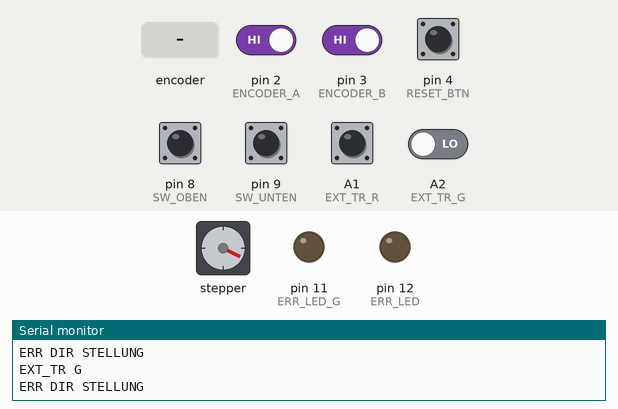
This sketch was run on a simulated Arduino Uno, built with avr-gcc and run on an emulated ATmega328P. Parts: stepper motor, output pins drawn as LEDs (lit = HIGH), the last lines printed to the serial monitor. Wiring (inferred from the names in the program): stepper motor driver (200 steps per turn assumed): step pin 6; direction pin 7; enable pin 5. Dashed ring = blinking. The test bench sets the inputs (shaded band); at power-on: A1 (EXT_TR_R), pin 2 (ENCODER_A), pin 3 (ENCODER_B), pin 4 (RESET_BTN), pin 8 (SW_OBEN), pin 9 (SW_UNTEN) HIGH, A2 (EXT_TR_G) LOW. Pins used as bus, display or sensor lines are not drawn.

Above: at 3.4 s.
3.5 s: pin 9 (SW_UNTEN) pulled LOW for 0.15 s
At 3.59 s:
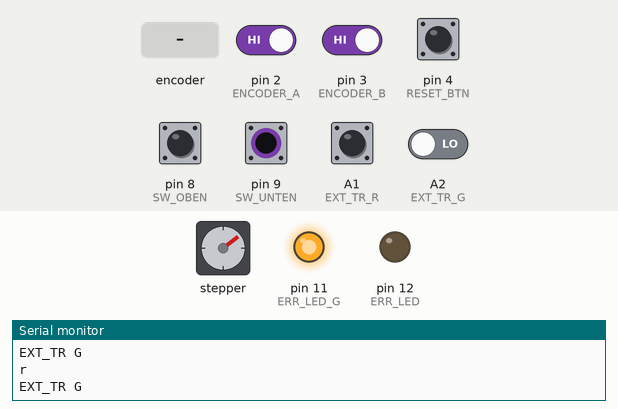
7.0 s: rotary encoder on pin 2 (ENCODER_A) / pin 3 (ENCODER_B) turned 1 step (first pin leading)
At 8.27 s:
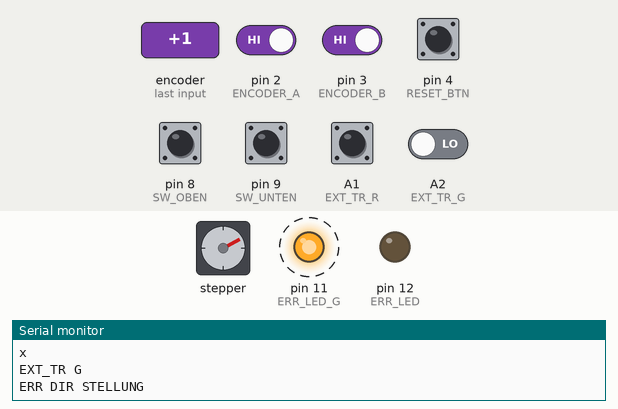
11.0 s: pin 8 (SW_OBEN) pulled LOW for 1 s
At 11.33 s:
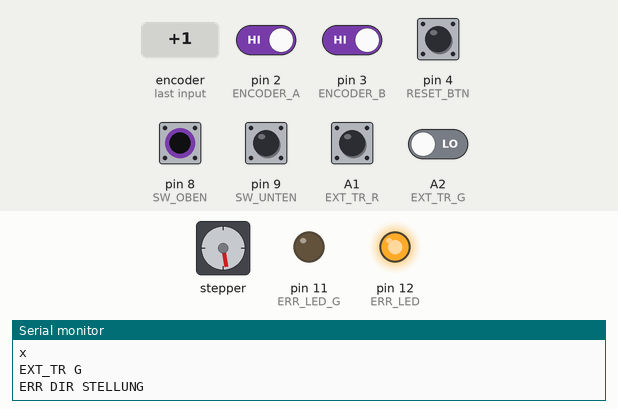
14.5 s: pin 8 (SW_OBEN) pulled LOW for 0.15 s
At 15.44 s:
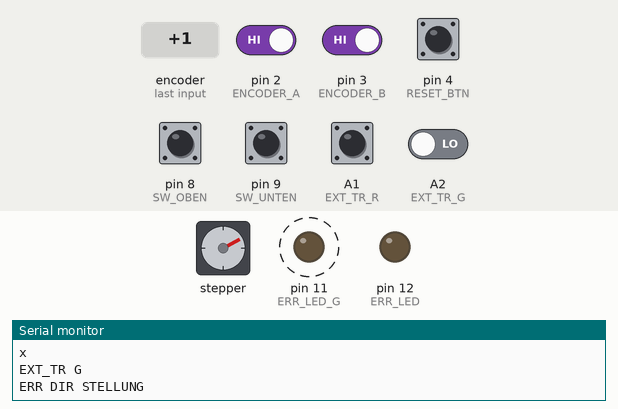
18.0 s: rotary encoder on pin 2 (ENCODER_A) / pin 3 (ENCODER_B) turned 1 step (first pin leading)
25.0 s: pin 9 (SW_UNTEN) pulled LOW for 1 s
Timing chart, 0 to 78.0 s (numbered marks = the images above; inputs shaded):
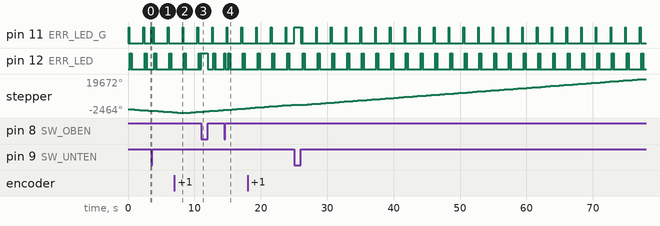

The sketch:

MTR_CONTROL_FIN_FH.ino
```cpp
#include <Arduino.h>

#define EN 5
#define STEP 6
#define DIR 7

#define ENCODER_A 2
#define ENCODER_B 3

#define RESET_BTN 4
#define SW_OBEN 8
#define SW_UNTEN 9

#define EXT_TR_P A0
#define EXT_TR_R A1
#define EXT_TR_G A2

#define ERR_LED 12
#define ERR_LED_G 11
char stellung_curr = 'x';
char stellung_dest = 'x';
String readString;


volatile boolean fired;
volatile boolean up;


// Interrupt Service Routine
void isr ()
{
 if (digitalRead (ENCODER_A)){
   up = digitalRead (ENCODER_B);

 }else{
   up = !digitalRead (ENCODER_B);
 }
 fired = true;
}  // end of isr


void setup()
{

  digitalWrite (ENCODER_A, HIGH);   // activate pull-up resistors
 digitalWrite (ENCODER_A, HIGH);

 attachInterrupt (0, isr, CHANGE);   // pin 2
 attachInterrupt (1, isr, CHANGE);   // pin 3


 pinMode(EXT_TR_P, INPUT);
  pinMode(EXT_TR_R, INPUT);
   pinMode(EXT_TR_G, INPUT);

    // put your setup code here, to run once:
    pinMode(EN, OUTPUT);   //Enable
    pinMode(STEP, OUTPUT); //Step
    pinMode(DIR, OUTPUT);  //Direction

    pinMode(SW_OBEN, INPUT_PULLUP);
    pinMode(SW_UNTEN, INPUT_PULLUP);

    pinMode(RESET_BTN, INPUT_PULLUP);
    pinMode(ENCODER_A, INPUT_PULLUP);
    pinMode(ENCODER_B, INPUT_PULLUP);

    digitalWrite(DIR, LOW);
    digitalWrite(EN, HIGH);


pinMode(ERR_LED, OUTPUT);
digitalWrite(ERR_LED, LOW);

pinMode(ERR_LED_G,OUTPUT);
digitalWrite(ERR_LED_G, LOW);
    Serial.begin(9600);


 stellung_dest = 'r';
    move_to_dest();

}

String getValue(String data, char separator, int index)
{
    int found = 0;
    int strIndex[] = {
        0, -1};
    int maxIndex = data.length() - 1;
    for (int i = 0; i <= maxIndex && found <= index; i++)
    {
        if (data.charAt(i) == separator || i == maxIndex)
        {
            found++;
            strIndex[0] = strIndex[1] + 1;
            strIndex[1] = (i == maxIndex) ? i + 1 : i;
        }
    }
    return found > index ? data.substring(strIndex[0], strIndex[1]) : "";
}

void get_pos()
{
  delay(1);
    bool swo = !digitalRead(SW_OBEN);
    bool swu = !digitalRead(SW_UNTEN);

    if (!swo && swu)
    {
        stellung_curr = 'r';
    }
    else if (swo && !swu)
    {
        stellung_curr = 'p';
    }
    else if (swo && swu)
    {
        stellung_curr = 'g';
    }else{
      stellung_curr = 'x';
      }


if(stellung_curr == 'x'){
  digitalWrite(ERR_LED,LOW);
  digitalWrite(ERR_LED_G, LOW);
  }else if(stellung_curr == 'r'){
   digitalWrite(ERR_LED,LOW);
digitalWrite(ERR_LED_G, HIGH);
}else if(stellung_curr == 'p'){
   digitalWrite(ERR_LED,HIGH);
digitalWrite(ERR_LED_G, LOW);
}else if(stellung_curr == 'g'){
   digitalWrite(ERR_LED,HIGH);
digitalWrite(ERR_LED_G, HIGH);
   }

}


void move_to_dest(){
  int err_add = 0;
    if (stellung_curr != stellung_dest && stellung_dest != 'x')
    {

        bool dirok = true;
        if (stellung_curr == 'r' && stellung_dest == 'p')
        {
            digitalWrite(DIR, LOW);
        }
        else if (stellung_curr == 'r' && stellung_dest == 'g')
        {
            digitalWrite(DIR, LOW);
        }
        else if (stellung_curr == 'p' && stellung_dest == 'g')
        {
            digitalWrite(DIR, LOW);
        }
        else if (stellung_curr == 'p' && stellung_dest == 'r')
        {
            digitalWrite(DIR, HIGH);
        }
        else if (stellung_curr == 'g' && stellung_dest == 'p')
        {
            digitalWrite(DIR, HIGH);
        }
        else if (stellung_curr == 'g' && stellung_dest == 'r')
        {
            digitalWrite(DIR, HIGH);
        }
        else
        {
            Serial.println("ERR DIR STELLUNG");
            digitalWrite(ERR_LED_G, LOW);
             delay(100);
            digitalWrite(ERR_LED_G, HIGH);
            delay(100);
            digitalWrite(ERR_LED_G, LOW);
            delay(100);
            digitalWrite(ERR_LED, HIGH);
            delay(100);
            digitalWrite(ERR_LED, LOW);
            delay(100);
            digitalWrite(ERR_LED, HIGH);
            delay(100);
            digitalWrite(ERR_LED, LOW);
            dirok = false;
            err_add = 200;
        }

        digitalWrite(EN, LOW);
        for (int Index = 0; Index < 200+err_add; Index++)
        {
            digitalWrite(STEP, HIGH);
            delayMicroseconds(1000);
            digitalWrite(STEP, LOW);
            delayMicroseconds(1000);

            get_pos();
            if (stellung_curr == stellung_dest)
            {

                if (stellung_curr != 'r')
                {
                    for (int Index1 = 0; Index1 < 15; Index1++)
                    {
                        digitalWrite(STEP, HIGH);
                        delayMicroseconds(1000);
                        digitalWrite(STEP, LOW);
                        delayMicroseconds(1000);
                    }
                }

                break;
            }
            delay(1);
        }
        digitalWrite(EN, HIGH);
}
}

void loop()
{
    // put your main code here, to run repeatedly:


if(digitalRead(EXT_TR_R) == LOW){
  stellung_dest == 'r';
  Serial.println("EXT_TR R");
  move_to_dest();
}else if(digitalRead(EXT_TR_G) == LOW){
  stellung_dest == 'g';
  Serial.println("EXT_TR G");
  move_to_dest();
  }else if(digitalRead(EXT_TR_P) == LOW){
    stellung_dest == 'p';
    Serial.println("EXT_TR P");
    move_to_dest();
  }else{
    Serial.println("EXT_TR FAILED");
    }

if (fired){
   if (up){
 digitalWrite(DIR, HIGH);
    digitalWrite(EN, LOW);
    for (int Index1 = 0; Index1 < 5; Index1++)
                    {
                        digitalWrite(STEP, HIGH);
                        delayMicroseconds(1000);
                        digitalWrite(STEP, LOW);
                        delayMicroseconds(1000);
                    }
                    digitalWrite(EN, HIGH);

    }else{
      /*
      digitalWrite(DIR, LOW);
    digitalWrite(EN, LOW);
    for (int Index1 = 0; Index1 < 5; Index1++)
                    {
                        digitalWrite(STEP, HIGH);
                        delayMicroseconds(1000);
                        digitalWrite(STEP, LOW);
                        delayMicroseconds(1000);
                    }
                    digitalWrite(EN, HIGH);
                    */
      }

   fired = false;


   }  // end if fired


    get_pos();

    Serial.println(stellung_curr);

    if (digitalRead(RESET_BTN) == LOW)
    {
        if (stellung_dest == 'r')
        {
          Serial.println("r->g by user");
            stellung_dest = 'g';
        }
        else if (stellung_curr == 'g')
        {
           Serial.println("g->p by user");
            stellung_dest = 'p';
        }
        else
        {
          Serial.println("->r by user");
            stellung_dest = 'r';
        }
        while (!digitalRead(RESET_BTN))
        {
            delay(10);
        }
        Serial.println("move_to_dest");
        move_to_dest();
    }


    while (Serial.available())
    {
        delay(3); //delay to allow buffer to fill
        if (Serial.available() > 0)
        {
            char c = Serial.read(); //gets one byte from serial buffer
            readString += c;        //makes the string readString
        }
    }

    if (readString.length() > 0)
    {
        stellung_dest = 'x';
        if (getValue(readString, '_', 0) == "p")
        {
            stellung_dest = 'p';
        }
        else if (getValue(readString, '_', 0) == "g")
        {
            stellung_dest = 'g';
        }
        else if (getValue(readString, '_', 0) == "r")
        {
            stellung_dest = 'r';
        }


        move_to_dest();
        readString = "";
    }
}
```

Measured:
- by itself, pin 12 (ERR_LED): repeats every 2.2 s: LOW 0.10 s, HIGH 0.10 s, LOW 1.9 s, HIGH 0.10 s
